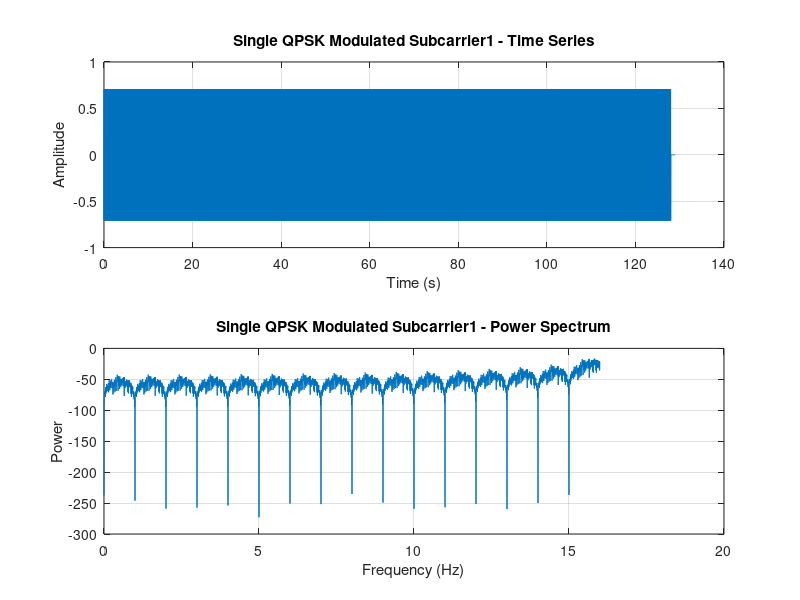

This chart was generated by the following MATLAB code: (Note: this script raises an error after producing the figure.)
%% b) Repeat part (a) adding two additional modulated subcarriers spaced ±fd = 1/T =
%% 1/(NTs) apart from the original subcarrier where T is the OFDM block symbol duration.

% Parameters
num_symbols = 128;         % Number of QPSK symbols
samples_per_symbol = 32; % Sampling rate
rolloff = 0;             % Rectangular pulse shaping (no roll-off)
symbol_rate = 1;         % Symbol rate
fc = 2e3;                % Carrier frequency
fs = samples_per_symbol * symbol_rate; % Sampling frequency

% Generate random binary data for QPSK modulation
data = randi([0 1], 1, 2*num_symbols);

% Map binary data to QPSK symbols
qpsk_symbols = 1/sqrt(2) * (2 * data(1:2:end) - 1 + 1j * (2 * data(2:2:end) - 1));

% Upsample symbols to desired sampling rate
upsampled_symbols = upsample(qpsk_symbols, samples_per_symbol);

% Generate rectangular baseband pulses
rect_pulse = ones(1, samples_per_symbol);

% Pulse shaping using convolution
pulse_shaped_waveform = conv(upsampled_symbols, rect_pulse);

% Modulate the pulse-shaped waveform onto the subcarrier
t = (0:length(pulse_shaped_waveform)-1) / fs; % Time vector
subcarrier = pulse_shaped_waveform .* exp(1j * 2 * pi * fc * t);

% Plotting
figure(1);
% Time series plot
subplot(2, 1, 1);
plot(t, subcarrier);
title('Single QPSK Modulated Subcarrier1 - Time Series');
xlabel('Time (s)');
ylabel('Amplitude');
grid on;

% Power spectrum plot
subplot(2, 1, 2);
NFFT = 2^nextpow2(length(subcarrier)); % Next power of 2 from length of y
subc1_fft = fft(subcarrier,NFFT)/length(subcarrier);
f = fs/2*linspace(0,1,NFFT/2+1);
subc1_psd = 10*log10(subc1_fft(1:NFFT/2+1).^2);
plot(f,subc1_psd);
title('Single QPSK Modulated Subcarrier1 - Power Spectrum');
xlabel('Frequency (Hz)');
ylabel('Power');
grid on;

% Add a 2 new subcarriers
N = samples_per_symbol;
T = symbol_rate;
% Adjust plot layout
subplot(2, 1, 1);
f1_delta  = (1/N*T);
[~, sub_carrier2] = add_subcarrier(subcarrier,fc + f1_delta,fs,num_symbols,N);

N = samples_per_symbol;
T = symbol_rate;
f2_delta  = (1/N*T);
[ofdm_signal, sub_carrier3] = add_subcarrier(sub_carrier2,fc + f2_delta,fs,num_symbols,N);

%% 2.c use a parallelizer to transform the serial data from a QPSK symbol mapper fed by a random bitstream
% Generate random binary data for QPSK modulation

% create random bits for input to QPSK symbol mapper
bitstream = randi([0 1], 1, 2*num_symbols);

% Map binary data to QPSK symbols
qpsk_symbols = qpsk_symbol_mapper(bit_vector=bitstream,input="bitstream");
S_k = ofdm_parallelizer(symbol_values=qpsk_symbols);
temp  = ifft(S_k);
s_t = ofdm_serializer(symbol_subcarrier_mat=temp);

%% c.i Plot the magnitude of power spectrum of the total transmitted signal s(t) with all subcarriers enabled
% Power spectrum plot
figure(2)
subcarrier = s_t;
subplot(2, 1, 1);
NFFT = 2^nextpow2(length(subcarrier)); % Next power of 2 from length of y
Y = fft(subcarrier,NFFT)/length(subcarrier);
f = fs/2 * linspace(0,1,NFFT/2+1);
ydft = Y(1:NFFT/2+1);
psdx = abs(ydft).^2;
plot(f,pow2db(psdx));
title('QPSK Modulated 4 Subcarriers - Power Spectrum');
xlabel('Frequency (Hz)');
ylabel('Power(db)');
grid on;
%% c.ii zero out subcarriers, Plot the power spectrum of s(t) with only three subcarriers enabled.
subcarrier = s_t;
subplot(2, 1, 1);
NFFT = 2^nextpow2(length(subcarrier)); % Next power of 2 from length of y
Y = fft(subcarrier,NFFT)/length(subcarrier);
f = fs/2 * linspace(0,1,NFFT/2+1);
ydft = Y(1:NFFT/2+1);
psdx = abs(ydft).^2;
plot(f,pow2db(psdx));
title('QPSK Modulated Subcarrier - Power Spectrum');
xlabel('Frequency (Hz)');
ylabel('Power(db)');
grid on;
%% Plot the real part of the corresponding time series for each case. 

% What happens if you try and view all of the subcarriers  constellations overlaid on top of one another? What does this mean if you try and generate an eye-pattern to find the optimal sampling time?






